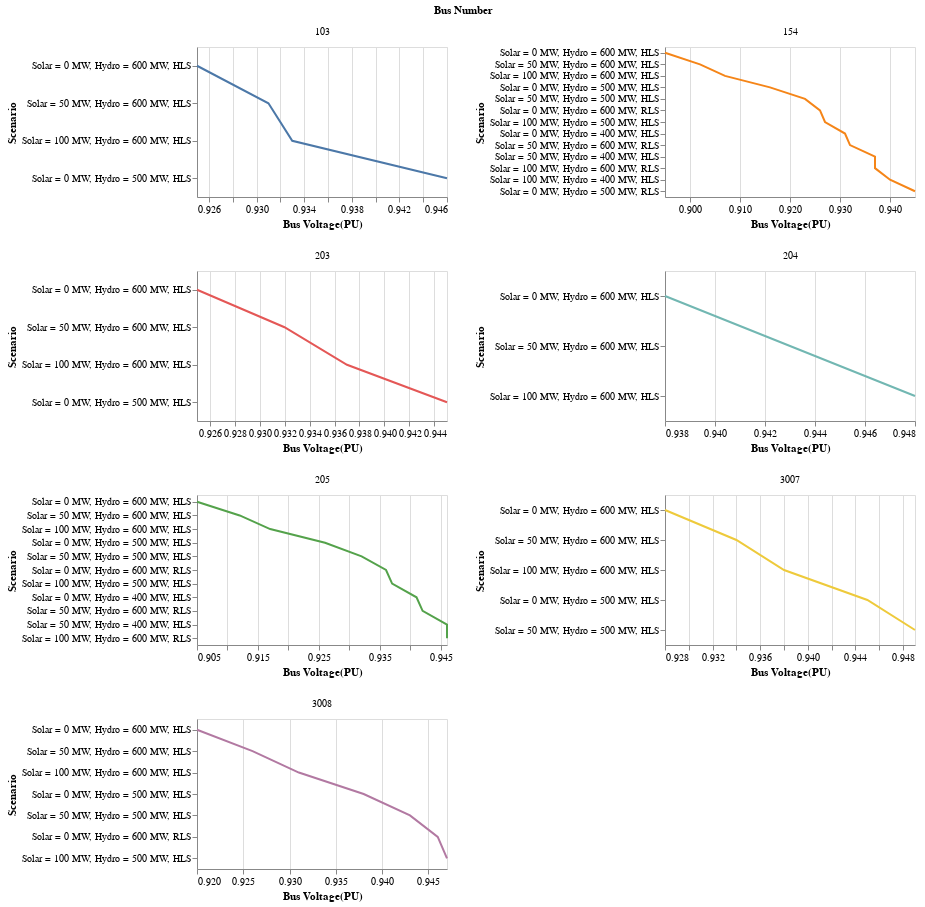

Notebook cell for this chart:
### Markdown cell above
##### Lower voltage limit violation plot

### Code cell
alt.Chart(volt_low).mark_line().encode(
    alt.X('Bus Voltage(PU)', axis=alt.Axis(format='.3f'), scale=alt.Scale(nice=False, zero=False)),
    alt.Y('Scenario', sort='x'),
    alt.Color('Bus Number:N', legend=None)).properties(height = 150, width = 250).facet('Bus Number:N',columns=2).resolve_scale(x='independent', y = 'independent')

### Figure 1 — Vega-Lite specification as saved in the notebook (floating-point values rounded to 4 significant figures)
{"config": {"view": {"continuousWidth": 300, "continuousHeight": 300}}, "data": {"name": "data-fe72951b40a159e9615e3f238b48c1ee"}, "facet": {"field": "Bus Number", "type": "nominal"}, "spec": {"mark": {"type": "line"}, "encoding": {"color": {"field": "Bus Number", "legend": null, "type": "nominal"}, "x": {"axis": {"format": ".3f"}, "field": "Bus Voltage(PU)", "scale": {"nice": false, "zero": false}, "type": "quantitative"}, "y": {"field": "Scenario", "sort": "x", "type": "nominal"}}, "height": 150, "width": 250}, "columns": 2, "resolve": {"scale": {"x": "independent", "y": "independent"}}, "$schema": "https://vega.github.io/schema/vega-lite/v5.20.1.json", "datasets": {"data-fe72951b40a159e9615e3f238b48c1ee": [{"Scenario": "Solar = 0 MW, Hydro = 400 MW, HLS", "Bus Number": 154, "Bus Name": "DOWNTN      ", "Area": 1, "Base Voltage": 230.0, "Bus Voltage(PU)": 0.931, "Bus Voltage(kV)": 214.2, "Voltage Range": "0.95<Vbus<0.9"}, {"Scenario": "Solar = 0 MW, Hydro = 400 MW, HLS", "Bus Number": 205, "Bus Name": "SUB230      ", "Area": 2, "Base Voltage": 230.0, "Bus Voltage(PU)": 0.941, "Bus Voltage(kV)": 216.5, "Voltage Range": "0.95<Vbus<0.9"}, {"Scenario": "Solar = 0 MW, Hydro = 500 MW, RLS", "Bus Number": 154, "Bus Name": "DOWNTN      ", "Area": 1, "Base Voltage": 230.0, "Bus Voltage(PU)": 0.945, "Bus Voltage(kV)": 217.5, "Voltage Range": "0.95<Vbus<0.9"}, {"Scenario": "Solar = 0 MW, Hydro = 500 MW, HLS", "Bus Number": 103, "Bus Name": "SOLAR_PV    ", "Area": 1, "Base Voltage": 13.8, "Bus Voltage(PU)": 0.946, "Bus Voltage(kV)": 13.06, "Voltage Range": "0.95<Vbus<0.9"}, {"Scenario": "Solar = 0 MW, Hydro = 500 MW, HLS", "Bus Number": 154, "Bus Name": "DOWNTN      ", "Area": 1, "Base Voltage": 230.0, "Bus Voltage(PU)": 0.916, "Bus Voltage(kV)": 210.8, "Voltage Range": "0.95<Vbus<0.9"}, {"Scenario": "Solar = 0 MW, Hydro = 500 MW, HLS", "Bus Number": 203, "Bus Name": "EAST230     ", "Area": 2, "Base Voltage": 230.0, "Bus Voltage(PU)": 0.945, "Bus Voltage(kV)": 217.3, "Voltage Range": "0.95<Vbus<0.9"}, {"Scenario": "Solar = 0 MW, Hydro = 500 MW, HLS", "Bus Number": 205, "Bus Name": "SUB230      ", "Area": 2, "Base Voltage": 230.0, "Bus Voltage(PU)": 0.926, "Bus Voltage(kV)": 213.1, "Voltage Range": "0.95<Vbus<0.9"}, {"Scenario": "Solar = 0 MW, Hydro = 500 MW, HLS", "Bus Number": 3007, "Bus Name": "RURAL       ", "Area": 5, "Base Voltage": 230.0, "Bus Voltage(PU)": 0.945, "Bus Voltage(kV)": 217.3, "Voltage Range": "0.95<Vbus<0.9"}, {"Scenario": "Solar = 0 MW, Hydro = 500 MW, HLS", "Bus Number": 3008, "Bus Name": "CATDOG      ", "Area": 5, "Base Voltage": 230.0, "Bus Voltage(PU)": 0.938, "Bus Voltage(kV)": 215.8, "Voltage Range": "0.95<Vbus<0.9"}, {"Scenario": "Solar = 0 MW, Hydro = 600 MW, RLS", "Bus Number": 154, "Bus Name": "DOWNTN      ", "Area": 1, "Base Voltage": 230.0, "Bus Voltage(PU)": 0.926, "Bus Voltage(kV)": 213.0, "Voltage Range": "0.95<Vbus<0.9"}, {"Scenario": "Solar = 0 MW, Hydro = 600 MW, RLS", "Bus Number": 205, "Bus Name": "SUB230      ", "Area": 2, "Base Voltage": 230.0, "Bus Voltage(PU)": 0.936, "Bus Voltage(kV)": 215.2, "Voltage Range": "0.95<Vbus<0.9"}, {"Scenario": "Solar = 0 MW, Hydro = 600 MW, RLS", "Bus Number": 3008, "Bus Name": "CATDOG      ", "Area": 5, "Base Voltage": 230.0, "Bus Voltage(PU)": 0.946, "Bus Voltage(kV)": 217.7, "Voltage Range": "0.95<Vbus<0.9"}, {"Scenario": "Solar = 0 MW, Hydro = 600 MW, HLS", "Bus Number": 103, "Bus Name": "SOLAR_PV    ", "Area": 1, "Base Voltage": 13.8, "Bus Voltage(PU)": 0.925, "Bus Voltage(kV)": 12.77, "Voltage Range": "0.95<Vbus<0.9"}, {"Scenario": "Solar = 0 MW, Hydro = 600 MW, HLS", "Bus Number": 154, "Bus Name": "DOWNTN      ", "Area": 1, "Base Voltage": 230.0, "Bus Voltage(PU)": 0.895, "Bus Voltage(kV)": 205.8, "Voltage Range": "Vbus<0.9"}, {"Scenario": "Solar = 0 MW, Hydro = 600 MW, HLS", "Bus Number": 203, "Bus Name": "EAST230     ", "Area": 2, "Base Voltage": 230.0, "Bus Voltage(PU)": 0.925, "Bus Voltage(kV)": 212.8, "Voltage Range": "0.95<Vbus<0.9"}, {"Scenario": "Solar = 0 MW, Hydro = 600 MW, HLS", "Bus Number": 204, "Bus Name": "SUB500      ", "Area": 2, "Base Voltage": 500.0, "Bus Voltage(PU)": 0.938, "Bus Voltage(kV)": 468.8, "Voltage Range": "0.95<Vbus<0.9"}, {"Scenario": "Solar = 0 MW, Hydro = 600 MW, HLS", "Bus Number": 205, "Bus Name": "SUB230      ", "Area": 2, "Base Voltage": 230.0, "Bus Voltage(PU)": 0.905, "Bus Voltage(kV)": 208.1, "Voltage Range": "0.95<Vbus<0.9"}, {"Scenario": "Solar = 0 MW, Hydro = 600 MW, HLS", "Bus Number": 3007, "Bus Name": "RURAL       ", "Area": 5, "Base Voltage": 230.0, "Bus Voltage(PU)": 0.928, "Bus Voltage(kV)": 213.5, "Voltage Range": "0.95<Vbus<0.9"}, {"Scenario": "Solar = 0 MW, Hydro = 600 MW, HLS", "Bus Number": 3008, "Bus Name": "CATDOG      ", "Area": 5, "Base Voltage": 230.0, "Bus Voltage(PU)": 0.92, "Bus Voltage(kV)": 211.5, "Voltage Range": "0.95<Vbus<0.9"}, {"Scenario": "Solar = 50 MW, Hydro = 400 MW, HLS", "Bus Number": 154, "Bus Name": "DOWNTN      ", "Area": 1, "Base Voltage": 230.0, "Bus Voltage(PU)": 0.937, "Bus Voltage(kV)": 215.4, "Voltage Range": "0.95<Vbus<0.9"}, {"Scenario": "Solar = 50 MW, Hydro = 400 MW, HLS", "Bus Number": 205, "Bus Name": "SUB230      ", "Area": 2, "Base Voltage": 230.0, "Bus Voltage(PU)": 0.946, "Bus Voltage(kV)": 217.7, "Voltage Range": "0.95<Vbus<0.9"}, {"Scenario": "Solar = 50 MW, Hydro = 500 MW, HLS", "Bus Number": 154, "Bus Name": "DOWNTN      ", "Area": 1, "Base Voltage": 230.0, "Bus Voltage(PU)": 0.923, "Bus Voltage(kV)": 212.2, "Voltage Range": "0.95<Vbus<0.9"}, {"Scenario": "Solar = 50 MW, Hydro = 500 MW, HLS", "Bus Number": 205, "Bus Name": "SUB230      ", "Area": 2, "Base Voltage": 230.0, "Bus Voltage(PU)": 0.932, "Bus Voltage(kV)": 214.4, "Voltage Range": "0.95<Vbus<0.9"}, {"Scenario": "Solar = 50 MW, Hydro = 500 MW, HLS", "Bus Number": 3007, "Bus Name": "RURAL       ", "Area": 5, "Base Voltage": 230.0, "Bus Voltage(PU)": 0.949, "Bus Voltage(kV)": 218.3, "Voltage Range": "0.95<Vbus<0.9"}, {"Scenario": "Solar = 50 MW, Hydro = 500 MW, HLS", "Bus Number": 3008, "Bus Name": "CATDOG      ", "Area": 5, "Base Voltage": 230.0, "Bus Voltage(PU)": 0.943, "Bus Voltage(kV)": 217.0, "Voltage Range": "0.95<Vbus<0.9"}, {"Scenario": "Solar = 50 MW, Hydro = 600 MW, RLS", "Bus Number": 154, "Bus Name": "DOWNTN      ", "Area": 1, "Base Voltage": 230.0, "Bus Voltage(PU)": 0.932, "Bus Voltage(kV)": 214.4, "Voltage Range": "0.95<Vbus<0.9"}, {"Scenario": "Solar = 50 MW, Hydro = 600 MW, RLS", "Bus Number": 205, "Bus Name": "SUB230      ", "Area": 2, "Base Voltage": 230.0, "Bus Voltage(PU)": 0.942, "Bus Voltage(kV)": 216.5, "Voltage Range": "0.95<Vbus<0.9"}, {"Scenario": "Solar = 50 MW, Hydro = 600 MW, HLS", "Bus Number": 103, "Bus Name": "SOLAR_PV    ", "Area": 1, "Base Voltage": 13.8, "Bus Voltage(PU)": 0.931, "Bus Voltage(kV)": 12.85, "Voltage Range": "0.95<Vbus<0.9"}, {"Scenario": "Solar = 50 MW, Hydro = 600 MW, HLS", "Bus Number": 154, "Bus Name": "DOWNTN      ", "Area": 1, "Base Voltage": 230.0, "Bus Voltage(PU)": 0.902, "Bus Voltage(kV)": 207.5, "Voltage Range": "0.95<Vbus<0.9"}, {"Scenario": "Solar = 50 MW, Hydro = 600 MW, HLS", "Bus Number": 203, "Bus Name": "EAST230     ", "Area": 2, "Base Voltage": 230.0, "Bus Voltage(PU)": 0.932, "Bus Voltage(kV)": 214.3, "Voltage Range": "0.95<Vbus<0.9"}, {"Scenario": "Solar = 50 MW, Hydro = 600 MW, HLS", "Bus Number": 204, "Bus Name": "SUB500      ", "Area": 2, "Base Voltage": 500.0, "Bus Voltage(PU)": 0.943, "Bus Voltage(kV)": 471.7, "Voltage Range": "0.95<Vbus<0.9"}, {"Scenario": "Solar = 50 MW, Hydro = 600 MW, HLS", "Bus Number": 205, "Bus Name": "SUB230      ", "Area": 2, "Base Voltage": 230.0, "Bus Voltage(PU)": 0.912, "Bus Voltage(kV)": 209.7, "Voltage Range": "0.95<Vbus<0.9"}, {"Scenario": "Solar = 50 MW, Hydro = 600 MW, HLS", "Bus Number": 3007, "Bus Name": "RURAL       ", "Area": 5, "Base Voltage": 230.0, "Bus Voltage(PU)": 0.934, "Bus Voltage(kV)": 214.8, "Voltage Range": "0.95<Vbus<0.9"}, {"Scenario": "Solar = 50 MW, Hydro = 600 MW, HLS", "Bus Number": 3008, "Bus Name": "CATDOG      ", "Area": 5, "Base Voltage": 230.0, "Bus Voltage(PU)": 0.926, "Bus Voltage(kV)": 213.0, "Voltage Range": "0.95<Vbus<0.9"}, {"Scenario": "Solar = 100 MW, Hydro = 400 MW, HLS", "Bus Number": 154, "Bus Name": "DOWNTN      ", "Area": 1, "Base Voltage": 230.0, "Bus Voltage(PU)": 0.94, "Bus Voltage(kV)": 216.3, "Voltage Range": "0.95<Vbus<0.9"}, {"Scenario": "Solar = 100 MW, Hydro = 500 MW, HLS", "Bus Number": 154, "Bus Name": "DOWNTN      ", "Area": 1, "Base Voltage": 230.0, "Bus Voltage(PU)": 0.927, "Bus Voltage(kV)": 213.2, "Voltage Range": "0.95<Vbus<0.9"}, {"Scenario": "Solar = 100 MW, Hydro = 500 MW, HLS", "Bus Number": 205, "Bus Name": "SUB230      ", "Area": 2, "Base Voltage": 230.0, "Bus Voltage(PU)": 0.937, "Bus Voltage(kV)": 215.4, "Voltage Range": "0.95<Vbus<0.9"}, {"Scenario": "Solar = 100 MW, Hydro = 500 MW, HLS", "Bus Number": 3008, "Bus Name": "CATDOG      ", "Area": 5, "Base Voltage": 230.0, "Bus Voltage(PU)": 0.947, "Bus Voltage(kV)": 217.8, "Voltage Range": "0.95<Vbus<0.9"}, {"Scenario": "Solar = 100 MW, Hydro = 600 MW, RLS", "Bus Number": 154, "Bus Name": "DOWNTN      ", "Area": 1, "Base Voltage": 230.0, "Bus Voltage(PU)": 0.937, "Bus Voltage(kV)": 215.4, "Voltage Range": "0.95<Vbus<0.9"}, {"Scenario": "Solar = 100 MW, Hydro = 600 MW, RLS", "Bus Number": 205, "Bus Name": "SUB230      ", "Area": 2, "Base Voltage": 230.0, "Bus Voltage(PU)": 0.946, "Bus Voltage(kV)": 217.6, "Voltage Range": "0.95<Vbus<0.9"}, {"Scenario": "Solar = 100 MW, Hydro = 600 MW, HLS", "Bus Number": 103, "Bus Name": "SOLAR_PV    ", "Area": 1, "Base Voltage": 13.8, "Bus Voltage(PU)": 0.933, "Bus Voltage(kV)": 12.88, "Voltage Range": "0.95<Vbus<0.9"}, {"Scenario": "Solar = 100 MW, Hydro = 600 MW, HLS", "Bus Number": 154, "Bus Name": "DOWNTN      ", "Area": 1, "Base Voltage": 230.0, "Bus Voltage(PU)": 0.907, "Bus Voltage(kV)": 208.7, "Voltage Range": "0.95<Vbus<0.9"}, {"Scenario": "Solar = 100 MW, Hydro = 600 MW, HLS", "Bus Number": 203, "Bus Name": "EAST230     ", "Area": 2, "Base Voltage": 230.0, "Bus Voltage(PU)": 0.937, "Bus Voltage(kV)": 215.4, "Voltage Range": "0.95<Vbus<0.9"}, {"Scenario": "Solar = 100 MW, Hydro = 600 MW, HLS", "Bus Number": 204, "Bus Name": "SUB500      ", "Area": 2, "Base Voltage": 500.0, "Bus Voltage(PU)": 0.948, "Bus Voltage(kV)": 473.9, "Voltage Range": "0.95<Vbus<0.9"}, {"Scenario": "Solar = 100 MW, Hydro = 600 MW, HLS", "Bus Number": 205, "Bus Name": "SUB230      ", "Area": 2, "Base Voltage": 230.0, "Bus Voltage(PU)": 0.917, "Bus Voltage(kV)": 210.9, "Voltage Range": "0.95<Vbus<0.9"}, {"Scenario": "Solar = 100 MW, Hydro = 600 MW, HLS", "Bus Number": 3007, "Bus Name": "RURAL       ", "Area": 5, "Base Voltage": 230.0, "Bus Voltage(PU)": 0.938, "Bus Voltage(kV)": 215.7, "Voltage Range": "0.95<Vbus<0.9"}, {"Scenario": "Solar = 100 MW, Hydro = 600 MW, HLS", "Bus Number": 3008, "Bus Name": "CATDOG      ", "Area": 5, "Base Voltage": 230.0, "Bus Voltage(PU)": 0.931, "Bus Voltage(kV)": 214.0, "Voltage Range": "0.95<Vbus<0.9"}]}}
